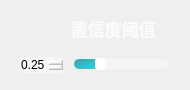
                  <widget class="QFrame" name="Conf_QF">
                   <property name="minimumSize">
                    <size>
                     <width>190</width>
                     <height>90</height>
                    </size>
                   </property>
                   <property name="maximumSize">
                    <size>
                     <width>190</width>
                     <height>90</height>
                    </size>
                   </property>
                   <property name="styleSheet">
                    <string notr="true">QFrame#Conf_QF{
border:2px solid rgba(255, 255, 255, 70);
border-radius:15px;
}</string>
                   </property>
                   <layout class="QVBoxLayout" name="verticalLayout_18">
                    <item>
                     <widget class="QPushButton" name="ToggleBotton_3">
                      <property name="sizePolicy">
                       <sizepolicy hsizetype="Expanding" vsizetype="Fixed">
                        <horstretch>0</horstretch>
                        <verstretch>0</verstretch>
                       </sizepolicy>
                      </property>
                      <property name="minimumSize">
                       <size>
                        <width>0</width>
                        <height>30</height>
                       </size>
                      </property>
                      <property name="maximumSize">
                       <size>
                        <width>16777215</width>
                        <height>30</height>
                       </size>
                      </property>
                      <property name="font">
                       <font>
                        <family>Nirmala UI</family>
                        <pointsize>13</pointsize>
                        <italic>false</italic>
                        <bold>true</bold>
                       </font>
                      </property>
                      <property name="cursor">
                       <cursorShape>ArrowCursor</cursorShape>
                      </property>
                      <property name="mouseTracking">
                       <bool>true</bool>
                      </property>
                      <property name="focusPolicy">
                       <enum>Qt::StrongFocus</enum>
                      </property>
                      <property name="contextMenuPolicy">
                       <enum>Qt::DefaultContextMenu</enum>
                      </property>
                      <property name="layoutDirection">
                       <enum>Qt::LeftToRight</enum>
                      </property>
                      <property name="autoFillBackground">
                       <bool>false</bool>
                      </property>
                      <property name="styleSheet">
                       <string notr="true">QPushButton{
background-image: url(:/all/img/conf.png);
background-repeat: no-repeat;
background-position: left center;
border: none;
border-left: 20px solid transparent;

text-align: left;
padding-left: 40px;
padding-bottom: 4px;
color: rgba(255, 255, 255, 199);
font: 700 13pt &quot;Nirmala UI&quot;;
}</string>
                      </property>
                      <property name="text">
                       <string>置信度阈值</string>
                      </property>
                      <property name="icon">
                       <iconset theme="zoom-out">
                        <normaloff>C:/Users/Malq/.designer/backup/Ultralytics-PySide6-main/Ultralytics-PySide6-main</normaloff>C:/Users/Malq/.designer/backup/Ultralytics-PySide6-main/Ultralytics-PySide6-main</iconset>
                      </property>
                      <property name="autoDefault">
                       <bool>false</bool>
                      </property>
                      <property name="default">
                       <bool>false</bool>
                      </property>
                      <property name="flat">
                       <bool>false</bool>
                      </property>
                     </widget>
                    </item>
                    <item>
                     <widget class="QFrame" name="frame">
                      <property name="sizePolicy">
                       <sizepolicy hsizetype="Preferred" vsizetype="Preferred">
                        <horstretch>0</horstretch>
                        <verstretch>0</verstretch>
                       </sizepolicy>
                      </property>
                      <property name="minimumSize">
                       <size>
                        <width>0</width>
                        <height>20</height>
                       </size>
                      </property>
                      <property name="maximumSize">
                       <size>
                        <width>16777215</width>
                        <height>20</height>
                       </size>
                      </property>
                      <layout class="QHBoxLayout" name="horizontalLayout_11">
                       <property name="spacing">
                        <number>10</number>
                       </property>
                       <property name="leftMargin">
                        <number>8</number>
                       </property>
                       <property name="topMargin">
                        <number>0</number>
                       </property>
                       <property name="rightMargin">
                        <number>10</number>
                       </property>
                       <property name="bottomMargin">
                        <number>0</number>
                       </property>
                       <item>
                        <widget class="QDoubleSpinBox" name="conf_spinbox">
                         <property name="cursor">
                          <cursorShape>PointingHandCursor</cursorShape>
                         </property>
                         <property name="styleSheet">
                          <string notr="true">QDoubleSpinBox {
border: 0px solid lightgray;
border-radius: 2px;
background-color: rgba(255,255,255,90);
font: 600 9pt &quot;Segoe UI&quot;;
}
        
QDoubleSpinBox::up-button {
width: 10px;
height: 9px;
margin: 0px 3px 0px 0px;
border-image: url(:/all/img/box_up.png);
}
QDoubleSpinBox::up-button:pressed {
margin-top: 1px;
}
            
QDoubleSpinBox::down-button {
width: 10px;
height: 9px;
margin: 0px 3px 0px 0px;
border-image: url(:/all/img/box_down.png);
}
QDoubleSpinBox::down-button:pressed {
margin-bottom: 1px;
}</string>
                         </property>
                         <property name="minimum">
                          <double>0.010000000000000</double>
                         </property>
                         <property name="maximum">
                          <double>1.000000000000000</double>
                         </property>
                         <property name="singleStep">
                          <double>0.050000000000000</double>
                         </property>
                         <property name="value">
                          <double>0.250000000000000</double>
                         </property>
                        </widget>
                       </item>
                       <item>
                        <widget class="QSlider" name="conf_slider">
                         <property name="cursor">
                          <cursorShape>PointingHandCursor</cursorShape>
                         </property>
                         <property name="styleSheet">
                          <string notr="true">QSlider::groove:horizontal {
border: none;
height: 10px;
background-color: rgba(255,255,255,90);
border-radius: 5px;
}

QSlider::handle:horizontal {
width: 10px;
margin: -1px 0px -1px 0px;
border-radius: 3px;
background-color: white;
}

QSlider::sub-page:horizontal {
background-color: qlineargradient(x1:0, y1:0, x2:1, y2:1, stop:0 #59969b, stop:1 #04e7fa);
border-radius: 5px;
}</string>
                         </property>
                         <property name="minimum">
                          <number>1</number>
                         </property>
                         <property name="maximum">
                          <number>100</number>
                         </property>
                         <property name="value">
                          <number>25</number>
                         </property>
                         <property name="orientation">
                          <enum>Qt::Horizontal</enum>
                         </property>
                        </widget>
                       </item>
                      </layout>
                     </widget>
                    </item>
                   </layout>
                  </widget>
